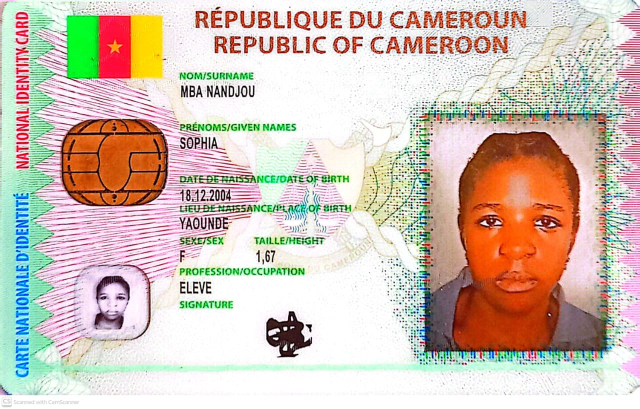
#> input picture services-python/service-document+ocr+ia/uploads/26c12e4fffd04737b6c3d9cfc9ea61d8.jpeg, 1280 x 818 px (shown at 1/2 size)
$ python -i ocr_engine.py   (imports and definitions only)
#> lines starting #> are read from the running program, lines starting #| are printed output that depends on the picture
# Moteur OCR : pretraitement + extraction
import cv2
import numpy as np
from PIL import Image
import pytesseract
from config import TESSERACT_CMD

# Indique a pytesseract ou trouver l'executable tesseract
pytesseract.pytesseract.tesseract_cmd = TESSERACT_CMD


def preprocess_image(image_bytes: bytes) -> np.ndarray:
    # Etape 1 : lit l'image depuis les bytes (format brut)
    nparr = np.frombuffer(image_bytes, np.uint8)
    img = cv2.imdecode(nparr, cv2.IMREAD_COLOR)
    if img is None:
        raise ValueError("Impossible de lire l'image")

    # Etape 2 : conversion en niveaux de gris (1 canal au lieu de 3)
    gray = cv2.cvtColor(img, cv2.COLOR_BGR2GRAY)

    # Etape 3 : seuillage d'Otsu (binarisation automatique)
    # Cela separe le texte (noir) du fond (blanc) automatiquement
    _, thresh = cv2.threshold(gray, 0, 255, cv2.THRESH_BINARY + cv2.THRESH_OTSU)

    # Etape 4 : suppression du bruit (filtre median)
    denoised = cv2.medianBlur(thresh, 3)

    return denoised


def extract_text(image_bytes: bytes) -> dict:
    # Fait tout le pipeline OCR et retourne le texte + metadonnees
    processed = preprocess_image(image_bytes)

    # Configuration de Tesseract
    # --psm 6 : suppose un bloc de texte uniforme
    # -l fra+eng : francais et anglais
    custom_config = r'--oem 3 --psm 6'

    text = pytesseract.image_to_string(
        processed,
        lang='fra+eng',
        config=custom_config
    )

    # Donnees brutes (bounding boxes) pour calculer la confiance
    data = pytesseract.image_to_data(
        processed,
        lang='fra+eng',
        config=custom_config,
        output_type=pytesseract.Output.DICT
    )

    # Calcule la confiance moyenne (ignore les valeurs -1 qui signifient "pas de texte")
    confidences = [c for c in data['conf'] if int(c) > 0]
    avg_confidence = round(sum(confidences) / len(confidences), 2) if confidences else 0.0

    # Extraction de champs simples (heuristique basique)
    fields = extract_fields(text)

    return {
        "rawText": text.strip(),
        "fields": fields,
        "confidence": avg_confidence,
        "engine": "tesseract-ocr-5.x",
        "languages": ["fra", "eng"]
    }


def extract_fields(text: str) -> dict:
    # Heuristique simple pour extraire des champs courants d'une CNI/passeport
    # C'est un exemple basique — en production, on utiliserait un modele NLP
    lines = [l.strip() for l in text.split('\n') if l.strip()]
    fields = {}

    # Recherche de patterns simples
    import re

    # Nom (ligne apres "NOM" ou "Nom")
    for i, line in enumerate(lines):
        if re.search(r'\b(NOM|Nom|NAME)\b', line, re.IGNORECASE):
            if i + 1 < len(lines):
                fields["nom"] = lines[i + 1]

    # Prenom
    for i, line in enumerate(lines):
        if re.search(r'\b(PRENOM|Pr\xc3\xa9nom|Pr\xc3\xa9nom|GIVEN NAMES)\b', line, re.IGNORECASE):
            if i + 1 < len(lines):
                fields["prenom"] = lines[i + 1]

    # Date de naissance
    date_match = re.search(r'(\d{2}[/-]\d{2}[/-]\d{4})', text)
    if date_match:
        fields["dateNaissance"] = date_match.group(1)

    # Numero de document (CNI)
    doc_match = re.search(r'\b\d{9,12}\b', text)
    if doc_match:
        fields["numeroDocument"] = doc_match.group(0)

    return fields

>>> import cv2
>>> picture = cv2.imread('uploads/26c12e4fffd04737b6c3d9cfc9ea61d8.jpeg', cv2.IMREAD_GRAYSCALE)
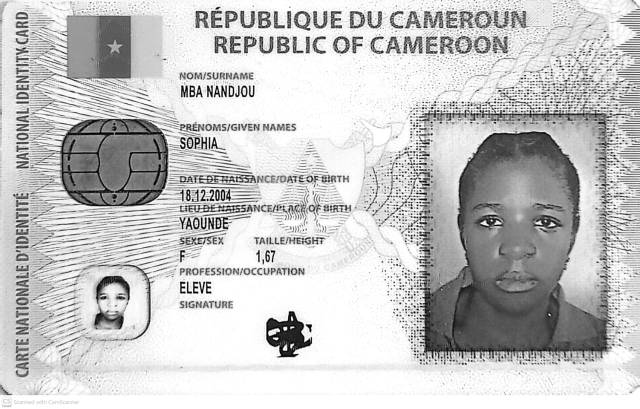
#> picture: shape (818, 1280) (shown at 1/2 size); min 0, max 255, mean 197.9
#> (the run stopped early here; a loop or call above may not have finished)
